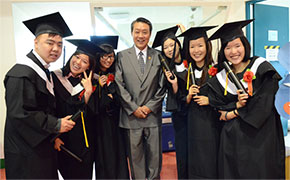
#> input picture students/Junxuan.Bao/20190902/mind2.jpg, 290 x 180 px
$ python mind3.py
#> lines starting #> are read from the running program, lines starting #| are printed output that depends on the picture; after the words box and inside, x2 and y2 are one past the last pixel; in counts of white or black regions, pixels touching at a corner belong together
import cv2

face = cv2.CascadeClassifier('haarcascade_frontalface_alt2.xml')


sample_image = cv2.imread('mind2.jpg')
#> sample_image is the input picture: shape (180, 290, 3); mean B, G, R 92.1, 94.6, 99.1
print (sample_image)
#> (printed output is left out)
faces = face.detectMultiScale(sample_image,scaleFactor=1.1,minNeighbors=5,minSize=(10,10))
#> faces = [[130, 23, 23, 23], [185, 37, 23, 23], [221, 36, 27, 27]]

print (faces)
#| [[130  23  23  23]
#|  [185  37  23  23]
#|  [221  36  27  27]]

for(x,y,w,h) in faces:
    cv2.rectangle(sample_image, (x,y), (x+y,y+h), (0,255,0), 2)
#> this loop made 3 passes
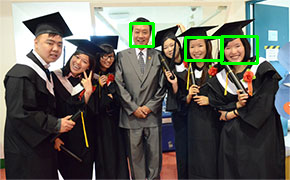
#> sample_image: shape (180, 290, 3); 1.81% of pixels changed, all inside (x1, y1, x2, y2) = (129, 22, 259, 65)

cv2.imwrite('peopleResult.png',sample_image)
